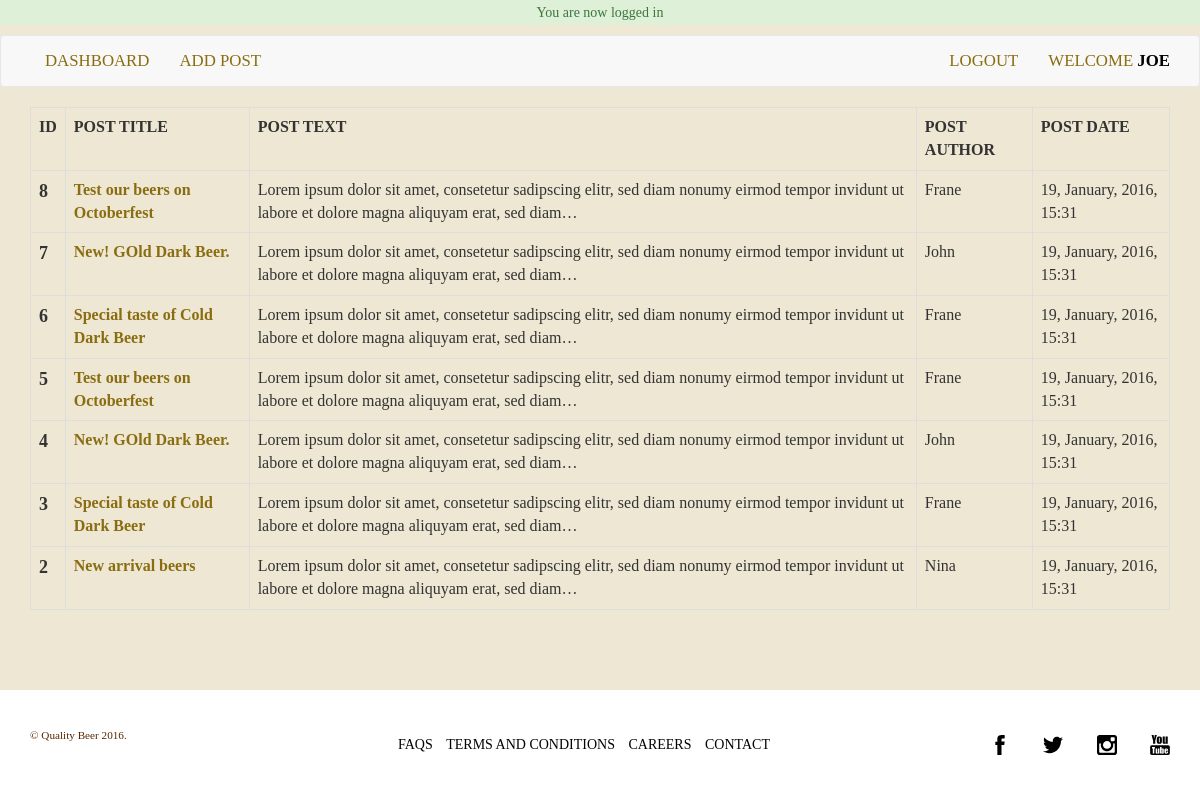
Screenshot of /admin/index.php (signed in) with the database file from the repository.
### tables this page shows
CREATE TABLE `users` (
  `id` int(11) NOT NULL,
  `first_name` varchar(100) NOT NULL,
  `last_name` varchar(200) NOT NULL,
  `email` varchar(225) NOT NULL,
  `pass` varchar(225) NOT NULL,
  `repeat_pass` varchar(225) NOT NULL,
  `last_login` timestamp NOT NULL DEFAULT CURRENT_TIMESTAMP
);

CREATE TABLE `posts` (
  `id_post` int(11) NOT NULL,
  `post_title` varchar(100) NOT NULL,
  `post_body` text NOT NULL,
  `author` varchar(50) NOT NULL,
  `post_date` timestamp NOT NULL DEFAULT CURRENT_TIMESTAMP
);

### app/helpers.php (called while the page is built, shortened)
<?php
  function shortText($text, $chars = 150){
     $text = $text." ";
     $text = trim(substr($text, 0, $chars));
     $text = substr($text, 0, strrpos($text,' '));
     $text = $text."&hellip;";
     return $text;
    }
  function formatDate($date){
       return date('j, F, Y, H:i',strtotime($date));
    }

### admin/index.php (the view, shortened to what this page needs)
<?php
  require_once '../core/init.php';
  include_once 'includes/head.php';
?>
<?php
  $sql = "SELECT * FROM posts ORDER BY id_post DESC";
  $query = $db->prepare($sql);
  $query->execute();
 ?>
  <?php include_once 'includes/navigation.php'; ?>
  <div class="container">
    <div class="table-responsive">
      <table class="table table-bordered">
          <tr>
            <th>ID</th>
            <th>POST TITLE</th>
            <th>POST TEXT</th>
            <th>POST AUTHOR</th>
            <th>POST DATE</th>
          </tr>
          <?php while($row = $query->fetch(PDO::FETCH_ASSOC)): ?>
            <tr>
                <td class="post-id"><?php echo $row['id_post']; ?></td>
                <td><a class="post-link" href="editpost.php?edit=<?php echo urldecode($row['id_post']); ?>"><?php echo $row['post_title']; ?></a></td>
                <td><?php echo shortText($row['post_body']); ?></td>
                <td><?php echo $row['author']; ?></td>
                <td><?php echo formatDate ($row['post_date']); ?></td>
            </tr>
          <?php endwhile; ?>
      </table>
    </div>
  </div>
  <br><br><br>
<?php include_once 'includes/footer.php'; ?>

### admin/includes/navigation.php
<nav class="navbar navbar-default ">
  <div class="container">
    <nav>
      <ul class="nav navbar-nav">
        <li><a href="index.php">Dashboard</a></li>
        <li><a href="addpost.php">Add post</a></li>
      </ul>
      <ul class="nav navbar-nav navbar-right">
        <li><a href="logout.php">Logout</a></li>
        <li><a>Welcome <span class="admin"><?php echo $user_data['first_name']; ?></span></a></li>
      </ul>
    </nav>
  </div>
</nav>

### assets/css/main.css (style rules this page uses)
html,body { font-family: 'Playfair Display', serif; font-size: 14px; background-color: #ede7d3; }
ul,ol { list-style: none; padding: 0; margin: 0; }
a, a:hover { text-decoration: none; }
.navbar-default .navbar-nav>li>a { font-size: 1.2em; text-transform: uppercase; color: #8A6D10; }
.admin { font-weight: bold; color: #000; }
.post-id { font-size: 18px; font-weight: bold; }
.post-link { font-weight: bold; color: #8a6d10; }

### rows the page displays
users: first_name "JOE"
posts: id_post "8", post_title "Test our beers on Octoberfest", post_body "Lorem ipsum dolor sit amet, consetetur sadipscing elitr, sed diam nonumy eirmod tempor invidunt ut labore et dolore magna aliquyam erat, sed diam…", author "Frane", post_date "19, January, 2016, 15:31"
posts: id_post "7", post_title "New! GOld Dark Beer.", post_body "Lorem ipsum dolor sit amet, consetetur sadipscing elitr, sed diam nonumy eirmod tempor invidunt ut labore et dolore magna aliquyam erat, sed diam…", author "John", post_date "19, January, 2016, 15:31"
posts: id_post "6", post_title "Special taste of Cold Dark Beer", post_body "Lorem ipsum dolor sit amet, consetetur sadipscing elitr, sed diam nonumy eirmod tempor invidunt ut labore et dolore magna aliquyam erat, sed diam…", author "Frane", post_date "19, January, 2016, 15:31"
posts: id_post "5", post_title "Test our beers on Octoberfest", post_body "Lorem ipsum dolor sit amet, consetetur sadipscing elitr, sed diam nonumy eirmod tempor invidunt ut labore et dolore magna aliquyam erat, sed diam…", author "Frane", post_date "19, January, 2016, 15:31"
posts: id_post "4", post_title "New! GOld Dark Beer.", post_body "Lorem ipsum dolor sit amet, consetetur sadipscing elitr, sed diam nonumy eirmod tempor invidunt ut labore et dolore magna aliquyam erat, sed diam…", author "John", post_date "19, January, 2016, 15:31"
posts: id_post "3", post_title "Special taste of Cold Dark Beer", post_body "Lorem ipsum dolor sit amet, consetetur sadipscing elitr, sed diam nonumy eirmod tempor invidunt ut labore et dolore magna aliquyam erat, sed diam…", author "Frane", post_date "19, January, 2016, 15:31"
posts: id_post "2", post_title "New arrival beers", post_body "Lorem ipsum dolor sit amet, consetetur sadipscing elitr, sed diam nonumy eirmod tempor invidunt ut labore et dolore magna aliquyam erat, sed diam…", author "Nina", post_date "19, January, 2016, 15:31"

### other values shown
$_SESSION["success"] "You are now logged in"
